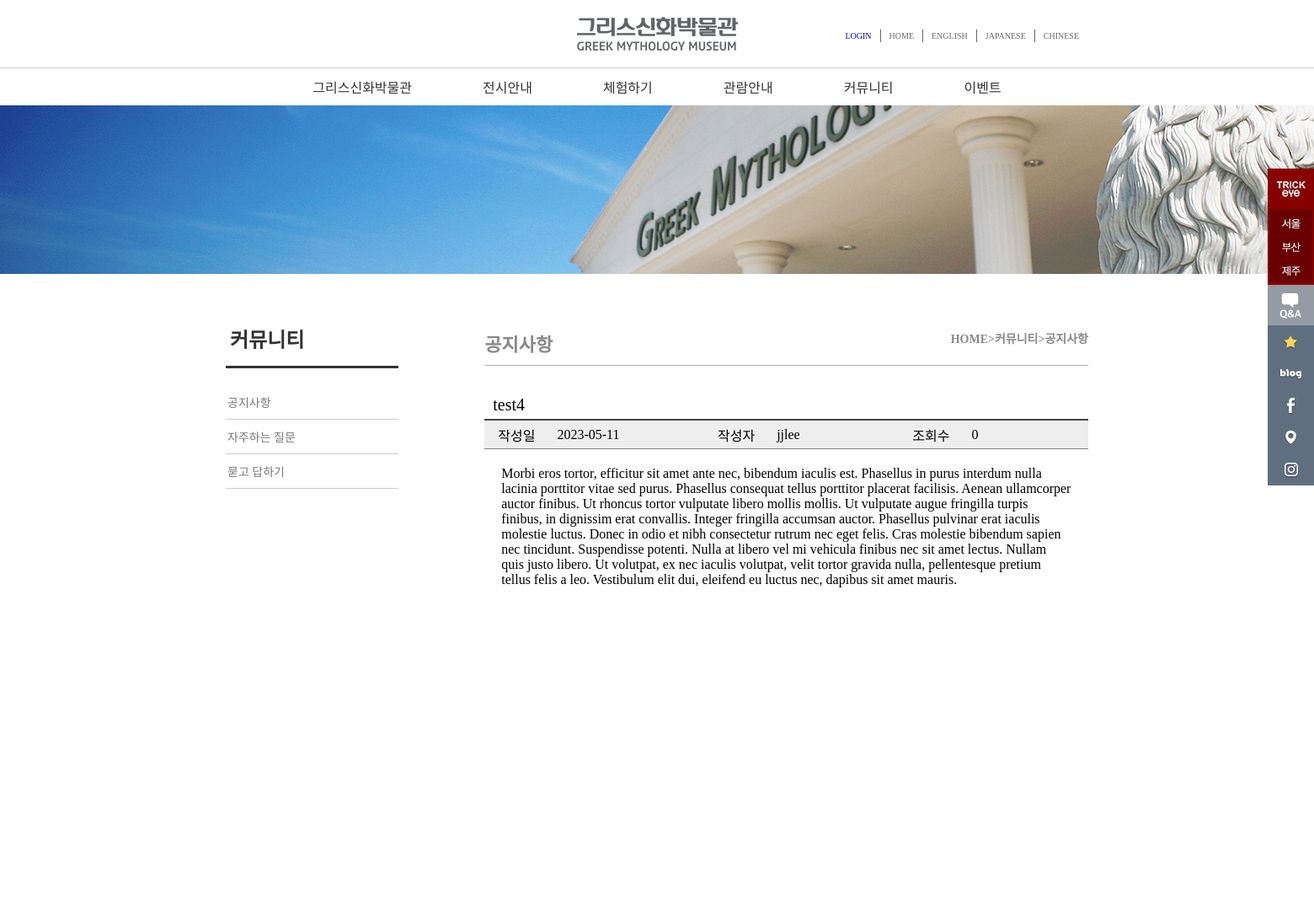
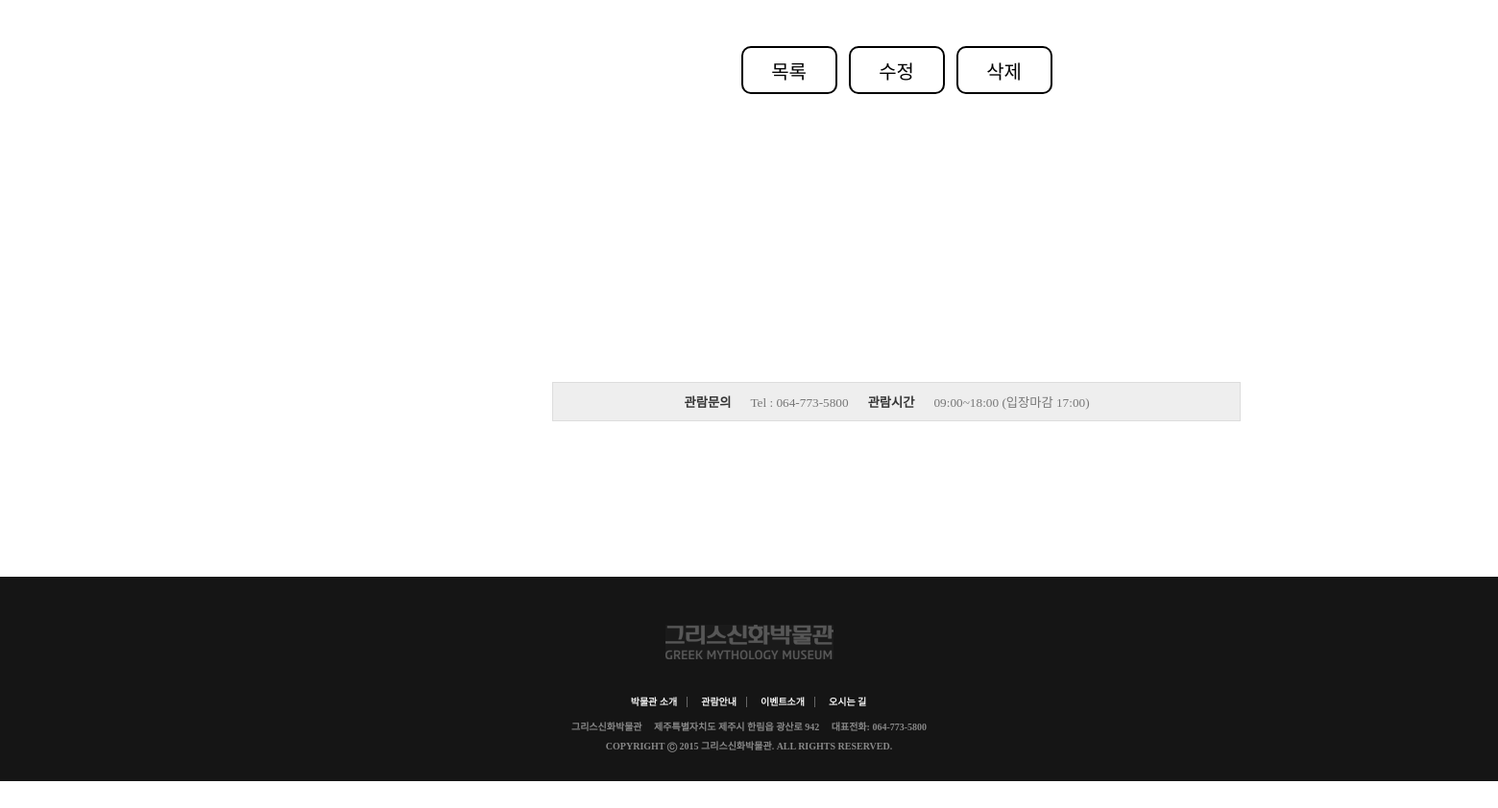
Screenshot of /Community/board_view.php?num=17 with the database file from the repository (2 pictures, top to bottom).
### tables this page shows
CREATE TABLE `board_notice` (
  `num` int(11) NOT NULL,
  `id` char(15) NOT NULL,
  `name` char(15) NOT NULL,
  `subject` char(200) NOT NULL,
  `content` text NOT NULL,
  `regist_day` char(20) NOT NULL,
  `hit` int(11) NOT NULL,
  `file_name` char(40) DEFAULT NULL,
  `file_type` char(40) DEFAULT NULL,
  `file_copied` char(40) DEFAULT NULL
);

### Community/board_view.php (the view, shortened to what this page needs)
<!DOCTYPE html>
<html lang="kor">
<head>
    <link rel="stylesheet" href="../css/common.css?ver=1">
    <link rel="stylesheet" href="../css/subpage_common.css?ver=1">
    <link rel="stylesheet" href="../css/community.css?ver=1">
    <link rel="stylesheet" href="../css/board_view.css?ver=1">
</head>
<body>
    <div id="wrap">
        <header>
            <?php include "../header.php"  ?>
        </header>
        <section id="slider">
           <img src="../img/aboutus/sub_visual_bg.jpg" alt="">
        </section>
        <div id="sub_main">
            <aside id="left_menu">
            </aside>
        <section id="sub_contents">
            <h3>공지사항<span>HOME>커뮤니티>공지사항</span></h3>
            <?php
            $con = mysqli_connect("localhost", "user1", "12345", "sample");
            $num = $_GET['num'];
            $query = "select subject, content, regist_day, hit, id from board_notice where num = $num";
            $result = $con->query($query);
            $rows = mysqli_fetch_assoc($result);
            ?>
            <table class="read_table" align=center>
                <tr>
                    <td colspan="6" class="read_title"><?php echo $rows['subject'] ?></td>
                </tr>
                <tr>
                    <td class="read_day">작성일</td>
                    <td class="read_day2"><?php echo $rows['regist_day'] ?></td>
                    <td class="read_id">작성자</td>
                    <td class="read_id2"><?php echo $rows['id'] ?></td>
                    <td class="read_hit">조회수</td>
                    <td class="read_hit2"><?php echo $rows['hit'] ?></td>
                </tr>
                <tr>
                    <td colspan="6" class="read_content" valign="top">
                    <?php echo $rows['content'] ?></td>
                </tr>
            </table>
            <div class="read_btn">
                <button class="read_btn1" onclick="location.href='Notice.php'">목록</button>&nbsp;&nbsp;
                <button class="read_btn1" onclick="location.href='board_modify.php?num=<?= $num ?>'">수정</button>&nbsp;&nbsp;
                <button class="read_btn1" a onclick="ask();">삭제</button>
            </div>
            <article id="sub_contact">
                <div>
                    <h5>관람문의<span>Tel : 064-773-5800</span>관람시간<span>09:00~18:00 (입장마감 17:00)</span></h5>
                </div>
            </article>
        </section>
        </div>
        <footer>
        </footer>
 </div>
</body>
</html>

### css/common.css (style rules this page uses)
* { margin:0; padding:0; list-style: none; text-decoration: none; scroll-behavior: smooth; }
#wrap { width:100%; }
header { width:100%; }
footer { margin:60px 0 40px 0; width:100%; background-color: #151515; }
footer #foot { margin:0 auto; width:100%; overflow: hidden; text-align: center; padding: 20px 0; }
footer #foot img { margin: 30px; }
footer #foot ul { margin: 0 auto; }
footer #foot #foot_menu li { display: inline; padding:0; margin:0; }
footer #foot #foot_menu li a { margin: 0; padding: 0 10px; border-right: 1px solid #666; }
footer #foot #foot_menu li:last-child a { border-right: 1px solid #151515; }
footer #foot #foot_menu li a { text-decoration: none; font-size: 10px; font-weight: bold; color: #F2F2F2; }
footer #foot #contact { clear: both; margin:10px 0; }
footer #foot #contact li { font-size:10px; font-weight: bold; margin:5px 0; color: #888; }
footer #foot #contact li span { margin: 0 10px; }

### css/subpage_common.css (style rules this page uses)
#sub_main { width: 1024px; margin: 20px auto; overflow: hidden; }
#sub_main #left_menu { width:20%; float: left; }
#sub_main #left_menu nav h2 { margin:20px 0; padding: 15px 5px; border-bottom: 3px solid #333; color:#333; }
#sub_main #left_menu nav ul li { padding: 10px 2px; border-bottom: 1px solid #ccc; }
#sub_main #left_menu nav ul li a { text-decoration: none; color:#777; font-size: 14px; }
#sub_main #sub_contents { margin:20px 0; padding: 2px 0; width:70%; float: right; }
#sub_main #sub_contents h3 { font-size: 22px; color: #888; padding: 10px 0; margin:10px 0; border-bottom: 1px solid #aaa; }
#sub_main #sub_contents h3 span { font-size: 14px; float:right; }
#sub_main #sub_contents article { width:100%; }

### css/community.css (style rules this page uses)
#sub_main #sub_contact div { padding: 10px 0; border: 1px solid #ddd; background-color: #eee; margin: 150px 0 80px 0; }
#sub_main #sub_contact div h5 { width: 75%; margin: 0 auto; text-align: center; color: #333; }
#sub_main #sub_contact div h5 span { padding: 0 20px; font-weight: normal; color: #777; }

### css/board_view.css (style rules this page uses)
.read_table { margin-top: 30px; border-collapse : collapse; }
.read_title { height: 33px; width: 1000px; border-bottom: 2px solid #444444; padding-left: 10px; font-size: 20px; }
.read_day { background-color: #EEEEEE; width: 20px; height: 33px; text-align: center; }
.read_day2 { background-color: #EEEEEE; width: 30px; height: 33px; padding-left: 10px; }
.read_id { background-color: #EEEEEE; width: 20px; height: 33px; text-align: center; }
.read_id2 { background-color: #EEEEEE; width: 30px; height: 33px; padding-left: 10px; }
.read_hit { background-color: #EEEEEE; width: 20px; height: 33px; text-align: center; }
.read_hit2 { background-color: #EEEEEE; width: 30px; height: 33px; padding-left: 10px; }
.read_content { padding: 20px; border-top: 1px solid gray; height: 500px; }
.read_btn { width: 700px; height: 200px; text-align: center; margin: auto; margin-top: 50px; }
.read_btn1 { height: 50px; width: 100px; font-size: 20px; text-align: center; background-color: white; border: 2px solid black; border-radius: 10px; }

### rows the page displays
board_notice: subject "test4", regist_day "2023-05-11", id "jjlee", hit "0", content "Morbi eros tortor, efficitur sit amet ante nec, bibendum iaculis est. Phasellus in purus interdum nulla lacinia porttitor vitae sed purus. Phasellus consequat tellus porttitor placerat facilisis. Aenean ullamcorper auctor finibus. Ut rhoncus tortor vulputate libero mollis mollis. Ut vulputate augue fringilla turpis finibus, in dignissim erat convallis. Integer fringilla accumsan auctor. Phasellus pulvinar erat iaculis molestie luctus. Donec in odio et nibh consectetur rutrum nec eget felis. Cras molestie bibendum sapien nec tincidunt. Suspendisse potenti. Nulla at libero vel mi vehicula finibus nec sit amet lectus. Nullam quis justo libero. Ut volutpat, ex nec iaculis volutpat, velit tortor…"
